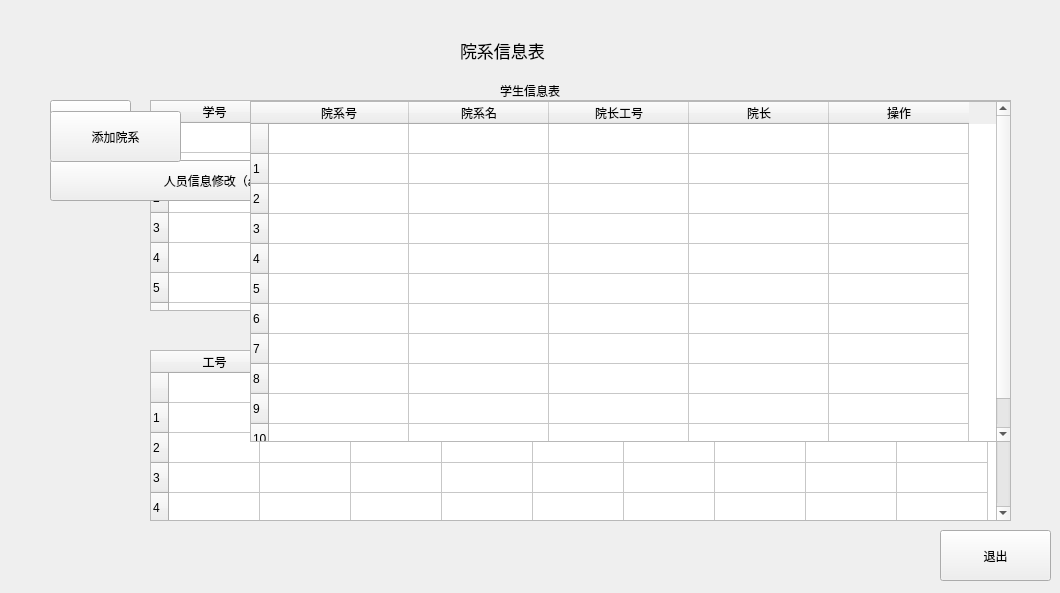
<?xml version="1.0" encoding="UTF-8"?>
<ui version="4.0">
 <class>Form</class>
 <widget class="QWidget" name="Form">
  <property name="geometry">
   <rect>
    <x>0</x>
    <y>0</y>
    <width>1060</width>
    <height>593</height>
   </rect>
  </property>
  <property name="windowTitle">
   <string>Form</string>
  </property>
  <widget class="QPushButton" name="pushButton_4">
   <property name="geometry">
    <rect>
     <x>940</x>
     <y>530</y>
     <width>111</width>
     <height>51</height>
    </rect>
   </property>
   <property name="font">
    <font>
     <pointsize>9</pointsize>
    </font>
   </property>
   <property name="text">
    <string>退出</string>
   </property>
  </widget>
  <widget class="QStackedWidget" name="stackedWidget">
   <property name="geometry">
    <rect>
     <x>10</x>
     <y>60</y>
     <width>1041</width>
     <height>461</height>
    </rect>
   </property>
   <property name="font">
    <font>
     <pointsize>9</pointsize>
    </font>
   </property>
   <widget class="QWidget" name="page">
    <widget class="QTableWidget" name="tableWidget">
     <property name="geometry">
      <rect>
       <x>240</x>
       <y>41</y>
       <width>761</width>
       <height>341</height>
      </rect>
     </property>
     <attribute name="horizontalHeaderDefaultSectionSize">
      <number>140</number>
     </attribute>
     <row>
      <property name="text">
       <string/>
      </property>
     </row>
     <row>
      <property name="text">
       <string>1</string>
      </property>
     </row>
     <row>
      <property name="text">
       <string>2</string>
      </property>
     </row>
     <row>
      <property name="text">
       <string>3</string>
      </property>
     </row>
     <row>
      <property name="text">
       <string>4</string>
      </property>
     </row>
     <row>
      <property name="text">
       <string>5</string>
      </property>
     </row>
     <row>
      <property name="text">
       <string>6</string>
      </property>
     </row>
     <row>
      <property name="text">
       <string>7</string>
      </property>
     </row>
     <row>
      <property name="text">
       <string>8</string>
      </property>
     </row>
     <row>
      <property name="text">
       <string>9</string>
      </property>
     </row>
     <row>
      <property name="text">
       <string>10</string>
      </property>
     </row>
     <column>
      <property name="text">
       <string>院系号</string>
      </property>
     </column>
     <column>
      <property name="text">
       <string>院系名</string>
      </property>
     </column>
     <column>
      <property name="text">
       <string>院长工号</string>
      </property>
     </column>
     <column>
      <property name="text">
       <string>院长</string>
      </property>
     </column>
     <column>
      <property name="text">
       <string>操作</string>
      </property>
     </column>
    </widget>
    <widget class="QPushButton" name="pushButton_5">
     <property name="geometry">
      <rect>
       <x>40</x>
       <y>51</y>
       <width>131</width>
       <height>51</height>
      </rect>
     </property>
     <property name="text">
      <string>添加院系</string>
     </property>
    </widget>
   </widget>
   <widget class="QWidget" name="page_2"/>
  </widget>
  <widget class="QStackedWidget" name="stackedWidget_2">
   <property name="geometry">
    <rect>
     <x>10</x>
     <y>60</y>
     <width>1041</width>
     <height>461</height>
    </rect>
   </property>
   <property name="font">
    <font>
     <pointsize>9</pointsize>
    </font>
   </property>
   <widget class="QWidget" name="page_3">
    <widget class="QTableWidget" name="tableWidget_2">
     <property name="geometry">
      <rect>
       <x>140</x>
       <y>40</y>
       <width>861</width>
       <height>211</height>
      </rect>
     </property>
     <attribute name="horizontalHeaderDefaultSectionSize">
      <number>91</number>
     </attribute>
     <row>
      <property name="text">
       <string/>
      </property>
     </row>
     <row>
      <property name="text">
       <string>1</string>
      </property>
     </row>
     <row>
      <property name="text">
       <string>2</string>
      </property>
     </row>
     <row>
      <property name="text">
       <string>3</string>
      </property>
     </row>
     <row>
      <property name="text">
       <string>4</string>
      </property>
     </row>
     <row>
      <property name="text">
       <string>5</string>
      </property>
     </row>
     <row>
      <property name="text">
       <string>6</string>
      </property>
     </row>
     <row>
      <property name="text">
       <string>7</string>
      </property>
     </row>
     <row>
      <property name="text">
       <string>8</string>
      </property>
     </row>
     <row>
      <property name="text">
       <string>9</string>
      </property>
     </row>
     <row>
      <property name="text">
       <string>10</string>
      </property>
     </row>
     <row>
      <property name="text">
       <string>11</string>
      </property>
     </row>
     <row>
      <property name="text">
       <string>12</string>
      </property>
     </row>
     <row>
      <property name="text">
       <string>13</string>
      </property>
     </row>
     <row>
      <property name="text">
       <string>14</string>
      </property>
     </row>
     <row>
      <property name="text">
       <string>15</string>
      </property>
     </row>
     <row>
      <property name="text">
       <string>16</string>
      </property>
     </row>
     <row>
      <property name="text">
       <string>17</string>
      </property>
     </row>
     <row>
      <property name="text">
       <string>18</string>
      </property>
     </row>
     <row>
      <property name="text">
       <string>19</string>
      </property>
     </row>
     <row>
      <property name="text">
       <string>20</string>
      </property>
     </row>
     <column>
      <property name="text">
       <string>学号</string>
      </property>
     </column>
     <column>
      <property name="text">
       <string>姓名</string>
      </property>
     </column>
     <column>
      <property name="text">
       <string>性别</string>
      </property>
     </column>
     <column>
      <property name="text">
       <string>年龄</string>
      </property>
     </column>
     <column>
      <property name="text">
       <string>所属院系</string>
      </property>
     </column>
     <column>
      <property name="text">
       <string>入学时间</string>
      </property>
     </column>
     <column>
      <property name="text">
       <string>登录密码</string>
      </property>
     </column>
     <column>
      <property name="text">
       <string>操作</string>
      </property>
     </column>
     <column>
      <property name="text">
       <string>操作</string>
      </property>
     </column>
    </widget>
    <widget class="QPushButton" name="pushButton_6">
     <property name="geometry">
      <rect>
       <x>40</x>
       <y>40</y>
       <width>81</width>
       <height>51</height>
      </rect>
     </property>
     <property name="text">
      <string>添加人员</string>
     </property>
    </widget>
    <widget class="QTableWidget" name="tableWidget_3">
     <property name="geometry">
      <rect>
       <x>140</x>
       <y>290</y>
       <width>861</width>
       <height>171</height>
      </rect>
     </property>
     <attribute name="horizontalHeaderDefaultSectionSize">
      <number>91</number>
     </attribute>
     <row>
      <property name="text">
       <string/>
      </property>
     </row>
     <row>
      <property name="text">
       <string>1</string>
      </property>
     </row>
     <row>
      <property name="text">
       <string>2</string>
      </property>
     </row>
     <row>
      <property name="text">
       <string>3</string>
      </property>
     </row>
     <row>
      <property name="text">
       <string>4</string>
      </property>
     </row>
     <row>
      <property name="text">
       <string>5</string>
      </property>
     </row>
     <row>
      <property name="text">
       <string>6</string>
      </property>
     </row>
     <row>
      <property name="text">
       <string>7</string>
      </property>
     </row>
     <row>
      <property name="text">
       <string>8</string>
      </property>
     </row>
     <row>
      <property name="text">
       <string>9</string>
      </property>
     </row>
     <row>
      <property name="text">
       <string>10</string>
      </property>
     </row>
     <row>
      <property name="text">
       <string>11</string>
      </property>
     </row>
     <row>
      <property name="text">
       <string>12</string>
      </property>
     </row>
     <row>
      <property name="text">
       <string>13</string>
      </property>
     </row>
     <row>
      <property name="text">
       <string>14</string>
      </property>
     </row>
     <row>
      <property name="text">
       <string>15</string>
      </property>
     </row>
     <row>
      <property name="text">
       <string>16</string>
      </property>
     </row>
     <row>
      <property name="text">
       <string>17</string>
      </property>
     </row>
     <row>
      <property name="text">
       <string>18</string>
      </property>
     </row>
     <row>
      <property name="text">
       <string>19</string>
      </property>
     </row>
     <row>
      <property name="text">
       <string>20</string>
      </property>
     </row>
     <column>
      <property name="text">
       <string>工号</string>
      </property>
     </column>
     <column>
      <property name="text">
       <string>姓名</string>
      </property>
     </column>
     <column>
      <property name="text">
       <string>性别</string>
      </property>
     </column>
     <column>
      <property name="text">
       <string>电话</string>
      </property>
     </column>
     <column>
      <property name="text">
       <string>所属院系</string>
      </property>
     </column>
     <column>
      <property name="text">
       <string>职称</string>
      </property>
     </column>
     <column>
      <property name="text">
       <string>登录密码</string>
      </property>
     </column>
     <column>
      <property name="text">
       <string>操作</string>
      </property>
     </column>
     <column>
      <property name="text">
       <string>操作</string>
      </property>
     </column>
    </widget>
    <widget class="QLabel" name="label">
     <property name="geometry">
      <rect>
       <x>490</x>
       <y>10</y>
       <width>91</width>
       <height>41</height>
      </rect>
     </property>
     <property name="text">
      <string>学生信息表</string>
     </property>
    </widget>
    <widget class="QLabel" name="label_2">
     <property name="geometry">
      <rect>
       <x>480</x>
       <y>260</y>
       <width>91</width>
       <height>41</height>
      </rect>
     </property>
     <property name="text">
      <string>教师信息表</string>
     </property>
    </widget>
    <widget class="QPushButton" name="pushButton">
     <property name="geometry">
      <rect>
       <x>40</x>
       <y>100</y>
       <width>451</width>
       <height>41</height>
      </rect>
     </property>
     <property name="font">
      <font>
       <pointsize>9</pointsize>
      </font>
     </property>
     <property name="text">
      <string>人员信息修改（account,teacher,student）</string>
     </property>
    </widget>
    <widget class="QPushButton" name="pushButton_2">
     <property name="geometry">
      <rect>
       <x>480</x>
       <y>100</y>
       <width>451</width>
       <height>41</height>
      </rect>
     </property>
     <property name="font">
      <font>
       <pointsize>9</pointsize>
      </font>
     </property>
     <property name="text">
      <string>学院信息修改（department）</string>
     </property>
    </widget>
   </widget>
   <widget class="QWidget" name="page_4"/>
  </widget>
  <widget class="QLabel" name="label_3">
   <property name="geometry">
    <rect>
     <x>460</x>
     <y>30</y>
     <width>181</width>
     <height>41</height>
    </rect>
   </property>
   <property name="font">
    <font>
     <pointsize>13</pointsize>
    </font>
   </property>
   <property name="text">
    <string>院系信息表</string>
   </property>
  </widget>
  <zorder>pushButton_4</zorder>
  <zorder>stackedWidget_2</zorder>
  <zorder>stackedWidget</zorder>
  <zorder>label_3</zorder>
 </widget>
 <resources/>
 <connections/>
</ui>
